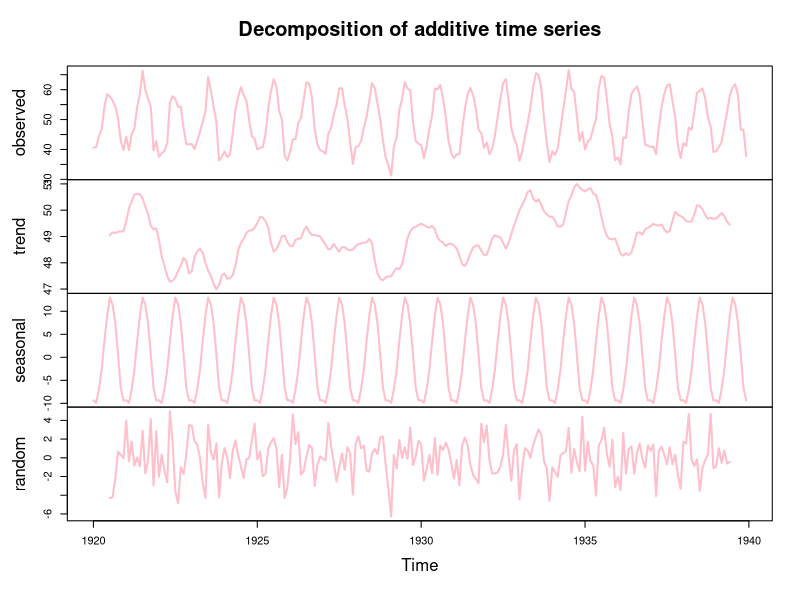

Reproduce this figure in R.

library(datasets)
data("nottem")

# Display first few observations
head(nottem)

# Decompose the time series
nottem_decomp <- decompose(nottem)

# Plot decomposition
plot(nottem_decomp, col = "pink", lwd = 2)

# Display components
nottem_decomp$trend
nottem_decomp$seasonal
nottem_decomp$random
